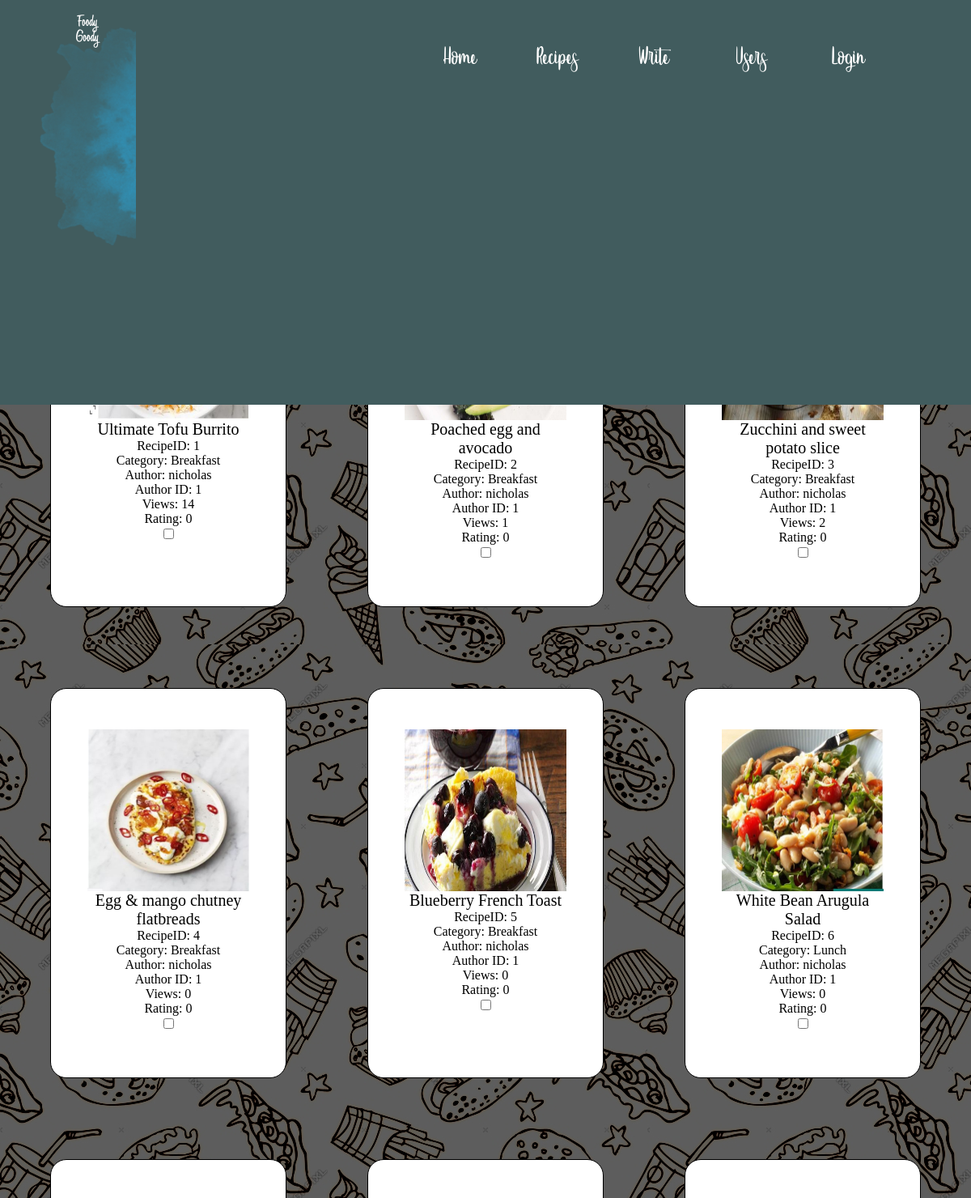
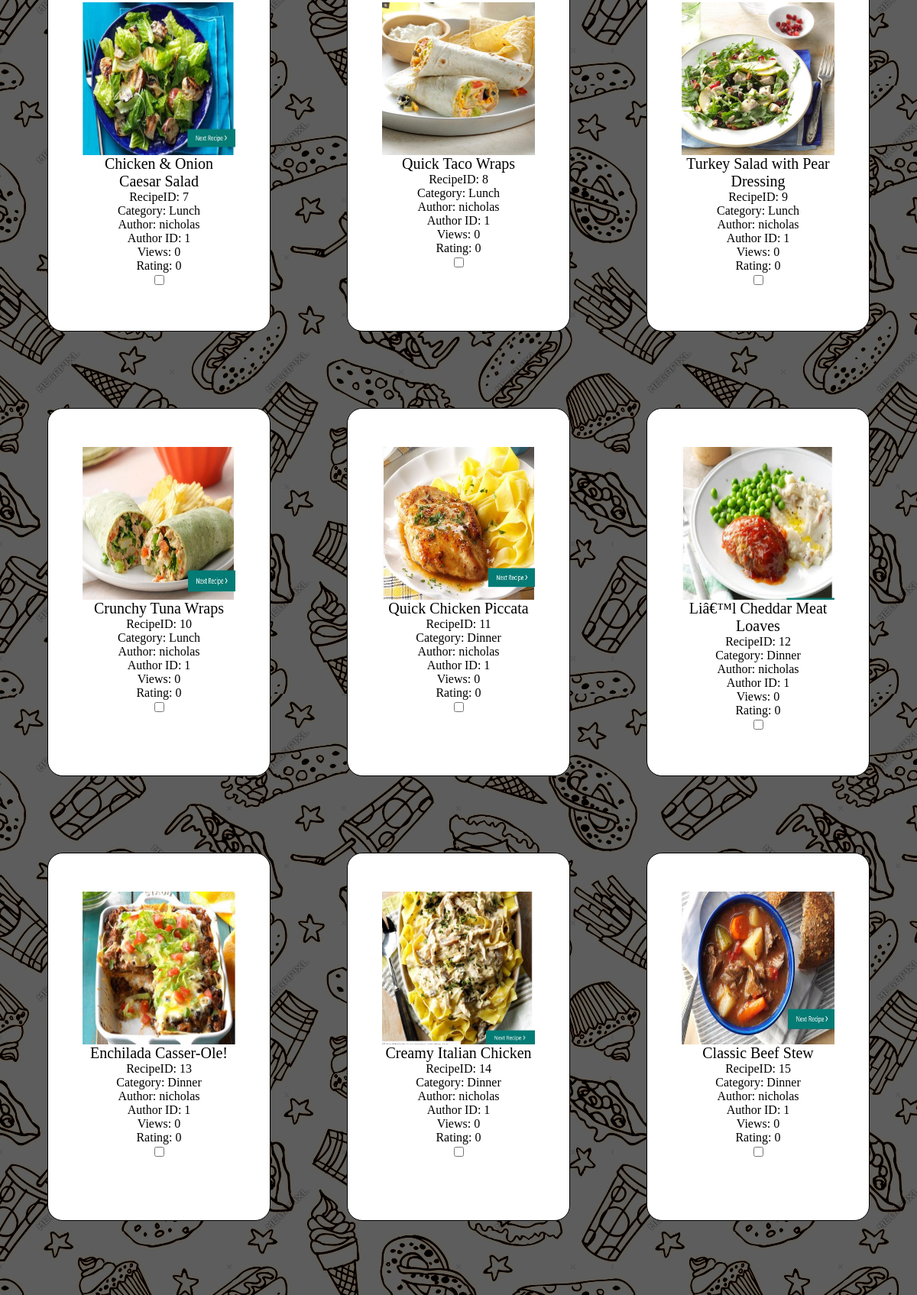
Screenshot of /HTML/PublishRecipe/myRecipes.php?userID=1 (upper part) with the database file from the repository (2 pictures, top to bottom).
### tables this page shows
CREATE TABLE `recipes` (
  `RecipeID` int(11) NOT NULL,
  `Category` varchar(64) DEFAULT NULL,
  `Judul` varchar(64) DEFAULT NULL,
  `Cover` varchar(64) DEFAULT NULL,
  `Penulis` varchar(64) DEFAULT NULL,
  `PenulisID` int(11) DEFAULT NULL,
  `Views` int(11) NOT NULL DEFAULT '0',
  `Rating` float NOT NULL DEFAULT '0',
  `Content` varchar(64) DEFAULT NULL
);

### HTML/PublishRecipe/myRecipes.php (the view, shortened to what this page needs)
<link rel="stylesheet" type="Text/css" href="../../css/myRecipes.css" />
<?php
require('../includes/configDB.php');
require('../includes/header.php');
if (isset($_GET['userID'])) {
	$uid = $_GET['userID'];
	$sql = "SELECT * FROM users WHERE UserID='$uid' LIMIT 1";
	$query = $conn->query($sql);
	$row = mysqli_fetch_assoc($query);
	$username = $row['Username'];
} else {
	$uid = $userID;
}
echo '<h1>' . $username . '\'s recipes</h1>';
if ($_SESSION['username'] == $username) {
	echo '<form action="delete.php" method="post">';
} else {
	echo "<form action = 'readLaterAppend.php' method = 'post'>";
}
echo "<div id=\"list\">";
$sql = "SELECT * FROM recipes WHERE PenulisID='$uid'";
$query = $conn->query($sql);
if (mysqli_num_rows($query) != 0) {
	while ($row = mysqli_fetch_row($query)) {
		$recipeID = $row[0];
		echo "<div class=\"recipe\">";
		echo "<a href=\"display.php?recipeID=$recipeID\">";
		if (isset($row[3])) {
			echo "<img src=\"" . $row[3] . "\" width=\"200px\" height=\"200px\"/>";
		} else {
			$default = '..\\Data\\defaultCover.jpg';
			echo "<img src=\"" . $default . "\" width=\"200px\" height=\"200px\"/>";
		}
		echo "<span style=\"font-size: 1.25em\">$row[2]</span>";
		echo "<span>RecipeID: $row[0]</span>";
		echo "<span>Category: $row[1]</span>";
		echo "<span>Author: $row[4]</span>";
		echo "<span>Author ID: $row[5]</span>";
		echo "<span>Views: $row[6]</span>";
		echo "<span>Rating: $row[7]</span>";
		echo "</a>";
		if ($_SESSION['username'] == $username) {
			echo "<input class = 'delete'type=\"checkbox\" name=\"markerDelete[]\" value=\"$recipeID\">";
		} else {
			echo "<input type=\"checkbox\" name=\"marker[]\" value=\"$recipeID\">";
		}
		echo "</div>";
	}
	echo "</div>";
	echo "</form>";
} else {
	echo 'Start writing recipes!';
}

### HTML/Includes/header.php (shortened to what this page needs)
<html>
<head>
	<link rel="stylesheet" href="../../CSS/Pages.css">
	<link rel="stylesheet" href="../../CSS/Home.css">
	<link rel="stylesheet" href="../../CSS/logout.css">
	<link rel="stylesheet" href="../Pages.css">
	<link rel="stylesheet" href="../Font/fonts.css">
</head>
<body>
	<?php
	$uri = $_SERVER['REQUEST_URI'];
	?>
	<div id="header">
		<div class="logo">
			<a href="../Intro.php" title="Back to main menu">
				<p>Foody<br>Goody</p>
			</a>
		</div>
		<ul>
			<li>
				<?php
				if ($uri == '/TUBES2/HTML/Login/index.php') {
					echo '<a href ="index.php">
									<p class="textnav">Login</p>
									</a>';
				} else {
					echo '<a href ="../Login/index.php">
									<p class="textnav">Login</p>
									</a>';
				}
				?>
			</li>
			<li>
				<?php
				if ($uri == '/TUBES2/HTML/Profile/listUser.php') {
					echo '<a href ="/TUBES2/HTML/Profile/listUser.php">
									<p class="textnav">Users</p>
									</a>';
				} else {
					echo '<a href ="/TUBES2/HTML/Profile/listUser.php">
									<p class="textnav">Users</p>
									</a>';
				}
				?>
			</li>
			<li>
				<?php
				if ($uri == '/TUBES2/HTML/PublishRecipe/index.php') {
					echo '<a href ="index.php">
									<p class="textnav">Write</p>
									</a>';
				} else {
					echo '<a href ="../PublishRecipe/index.php">
									<p class="textnav">Write</p>
									</a>';
				}
				?>
			</li>
			<li>
				<?php
				if ($uri == '/TUBES2/HTML/PublishRecipe/list.php?quantity=5') {
					echo '<a href ="/TUBES2/HTML/PublishRecipe/list.php?quantity=5">
									<p class="textnav">Recipes</p>
									</a>';
				} else {
					echo '<a href ="../PublishRecipe/list.php?quantity=5">
									<p class="textnav">Recipes</p>
									</a>';
				}
				?>
			</li>
			<li>
				<?php
				if ($uri == '/TUBES2/HTML/Home.php') {
					echo '<a href ="Home.php">
									<p class="textnav">Home</p>
									</a>';
				} else {
					echo '<a href ="../Home.php">
									<p class="textnav">Home</p>
									</a>';
				}
				?>
			</li>
		</ul>
	</div>
	<div class="header"></div>
</body>
</html>

### CSS/myRecipes.css (style rules this page uses)
.recipe span { text-align: center; display: block; }

### CSS/Pages.css (style rules this page uses)
#list { display: flex; flex-wrap: wrap; justify-content: center; }
.recipe { border: none; align-items: center; width: 190px; height: 380px; border-radius:20px; padding-top: 50px; color: #fff; }
li a { transition: all 1s; }

### CSS/Home.css (style rules this page uses)
html { max-width: 100%; }
body { margin: 0; padding-top:0; border:0; font-family:Monsterrat; background: url('../Multimedia/Images/Home/background_home.jpg'); display: flex; flex-direction: column; }
.header { width: 100%; min-height: 15%; }
#header { background-color:rgb(65, 92, 94); padding-top:0; padding-bottom:0; text-align: center; font-size: 2em; width: 100%; height: 15%; max-height: 500px; color: white; position: fixed; z-index: 999; }
.textnav { margin:2%; }
#header ul { margin-left: 40%; margin-top: 2.7%; width: 50%; height: 15%; font-family: sweet; font-size: 75%; color: white; display:flex; flex-direction: row-reverse; list-style-type: none; align-items: center; }
#header ul li { float: right; font-size: 150%; width: 20%; }
#header ul li a { margin-right: 20%; color: white; display: block; text-decoration: none; }
li a .textnav { transition: all 1s; }
.logo { float:left; margin-left: 4%; width: 10%; height: 40%; align-items: center; font-size: 2vw; }
.logo a { width: 100%; height: 170%; background: url('../Multimedia/Images/Intro/logo-background.png'); background-size:cover; font-family: variane; font-size:75%; color: white; display: block; text-decoration: none; transition: all 1s; }
li a { transition: all 1s; }

### HTML/Pages.css (style rules this page uses)
#list { display: flex; flex-wrap: wrap; justify-content: center; }
.recipe { background-color: white; display: flex; flex-direction: column; border: 1px solid black; margin: 50px; padding: 50px; align-items: center; }
#list a { text-decoration: none; color: black; }

### HTML/Includes/header.php (style rules this page uses)
body { background: url('../../Multimedia/Images/Home/background_home.jpg'); width: 100%; height: 100%; }

### rows the page displays
recipes: Judul "Ultimate Tofu Burrito", RecipeID "1", Category "Breakfast", Penulis "nicholas", PenulisID "1", Views "14", Rating "0"
recipes: Judul "Poached egg and avocado", RecipeID "2", Category "Breakfast", Penulis "nicholas", PenulisID "1", Views "1", Rating "0"
recipes: Judul "Zucchini and sweet potato slice", RecipeID "3", Category "Breakfast", Penulis "nicholas", PenulisID "1", Views "2", Rating "0"
recipes: Cover (picture), Judul "Egg & mango chutney flatbreads", RecipeID "4", Category "Breakfast", Penulis "nicholas", PenulisID "1", Views "0", Rating "0"
recipes: Cover (picture), Judul "Blueberry French Toast", RecipeID "5", Category "Breakfast", Penulis "nicholas", PenulisID "1", Views "0", Rating "0"
recipes: Cover (picture), Judul "White Bean Arugula Salad", RecipeID "6", Category "Lunch", Penulis "nicholas", PenulisID "1", Views "0", Rating "0"
recipes: Cover (picture), Judul "Chicken & Onion Caesar Salad", RecipeID "7", Category "Lunch", Penulis "nicholas", PenulisID "1", Views "0", Rating "0"
recipes: Cover (picture), Judul "Quick Taco Wraps", RecipeID "8", Category "Lunch", Penulis "nicholas", PenulisID "1", Views "0", Rating "0"
recipes: Cover (picture), Judul "Turkey Salad with Pear Dressing", RecipeID "9", Category "Lunch", Penulis "nicholas", PenulisID "1", Views "0", Rating "0"
recipes: Cover (picture), Judul "Crunchy Tuna Wraps", RecipeID "10", Category "Lunch", Penulis "nicholas", PenulisID "1", Views "0", Rating "0"
recipes: Cover (picture), Judul "Quick Chicken Piccata", RecipeID "11", Category "Dinner", Penulis "nicholas", PenulisID "1", Views "0", Rating "0"
recipes: Cover (picture), Judul "Liâ€™l Cheddar Meat Loaves", RecipeID "12", Category "Dinner", Penulis "nicholas", PenulisID "1", Views "0", Rating "0"
recipes: Cover (picture), Judul "Enchilada Casser-Ole!", RecipeID "13", Category "Dinner", Penulis "nicholas", PenulisID "1", Views "0", Rating "0"
recipes: Cover (picture), Judul "Creamy Italian Chicken", RecipeID "14", Category "Dinner", Penulis "nicholas", PenulisID "1", Views "0", Rating "0"
recipes: Cover (picture), Judul "Classic Beef Stew", RecipeID "15", Category "Dinner", Penulis "nicholas", PenulisID "1", Views "0", Rating "0"
